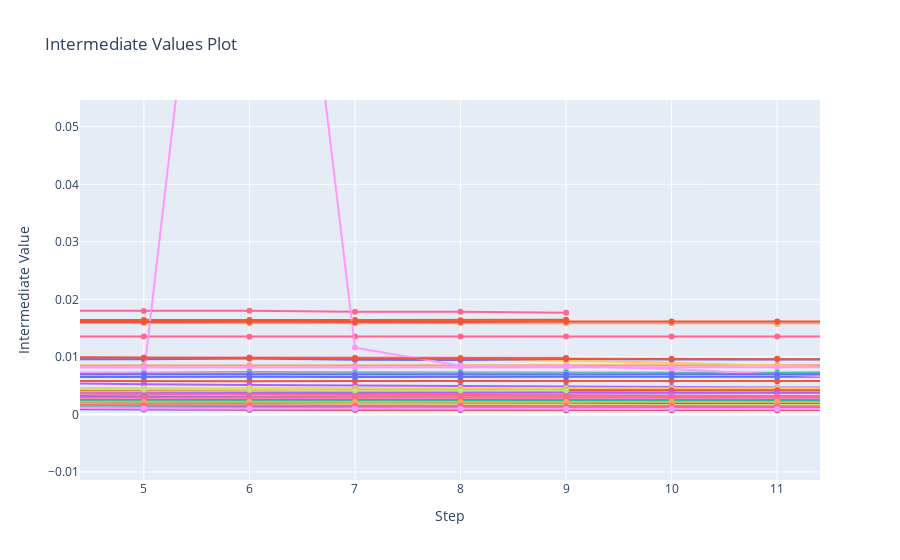

Notebook source saved alongside this figure:
### Code cell
scope = PlotlyScope()

fig=optuna.visualization.plot_intermediate_values(study)
with open("figure2.svg", "wb") as f:
    f.write(scope.transform(fig, format="svg"))
fig
